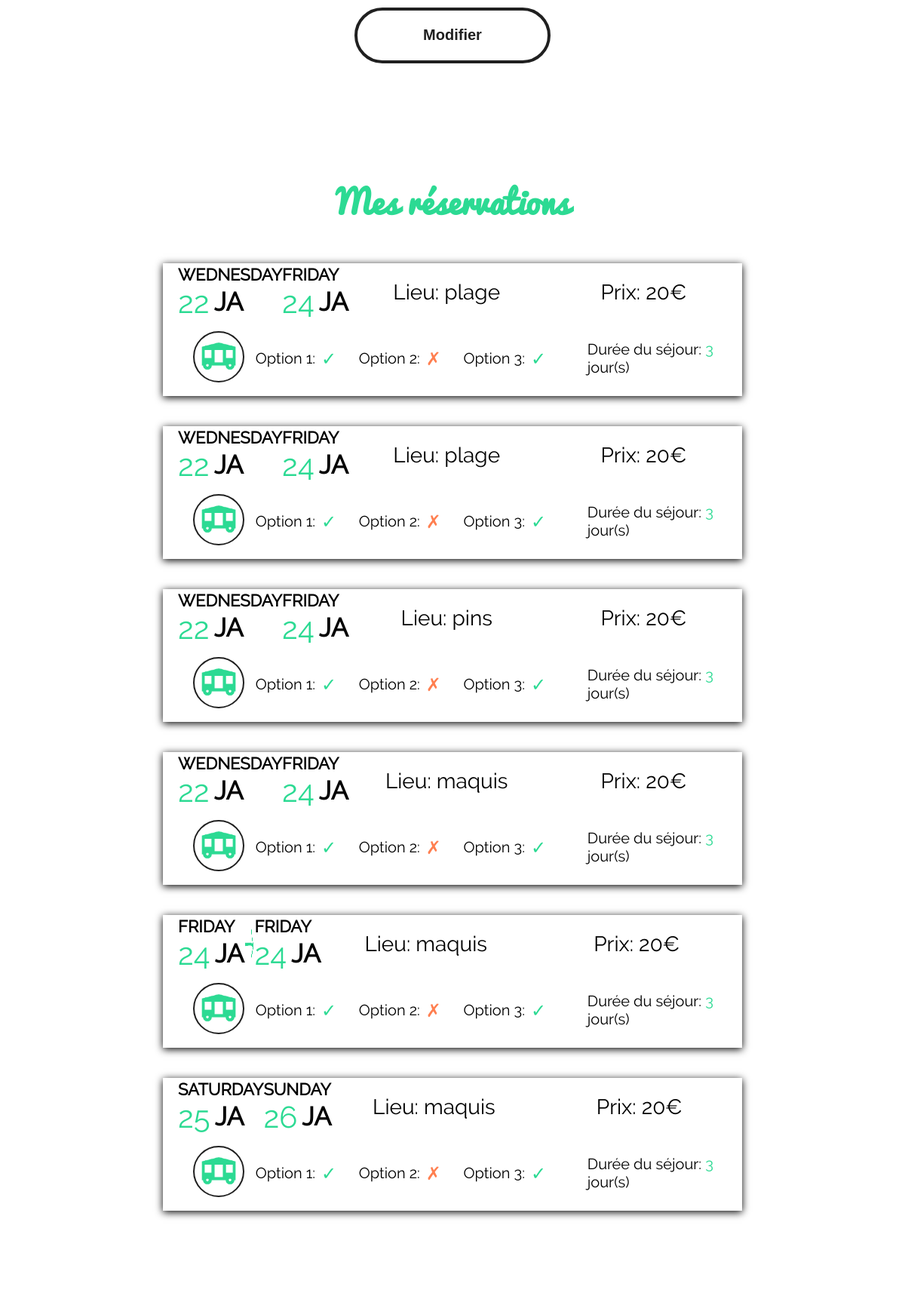
Page /profil.php (signed in, middle part) on the earlier database version.
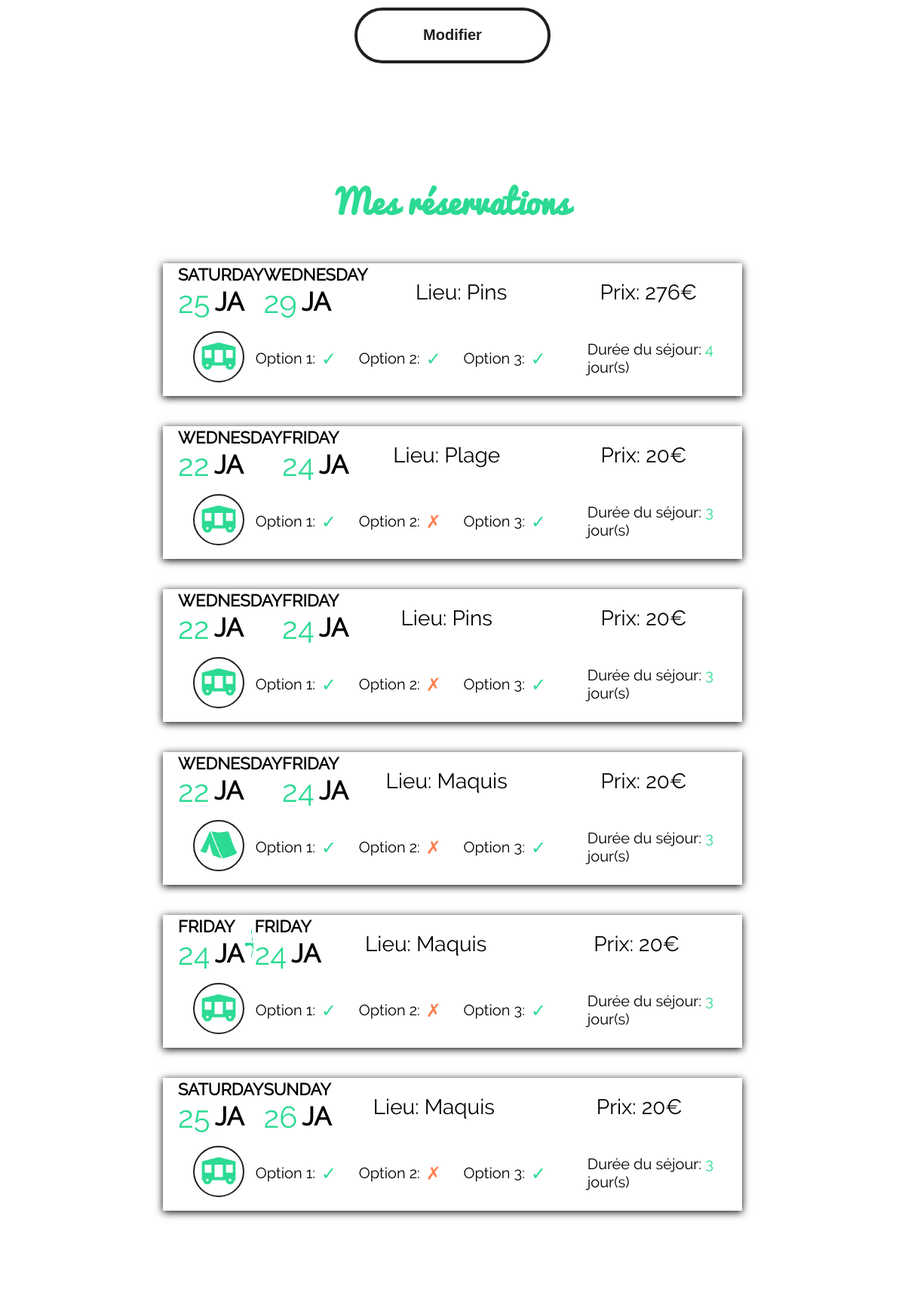
Same page on the later database version.
### tables this page shows
CREATE TABLE IF NOT EXISTS `reservations` (
  `id` int(11) NOT NULL AUTO_INCREMENT,
  `lieu` varchar(255) NOT NULL,
  `type` varchar(255) NOT NULL,
  `sejour` int(11) NOT NULL,
  `debut` datetime NOT NULL,
  `fin` datetime NOT NULL,
  `option1` int(11) NOT NULL,
  `option2` int(11) NOT NULL,
  `option3` int(11) NOT NULL,
  `prix` int(11) NOT NULL,
  `id_utilisateur` int(11) NOT NULL,
  PRIMARY KEY (`id`)
);

### profil.php (the view, shortened to what this page needs)
<!DOCTYPE html>
<html>
<head>
    <link rel="stylesheet" type="text/css" href="css/style.css">
</head>
<body>
    <main>
        <section class="cform">
            <?php
            if (isset($_SESSION['login']))
            {
                $connexion = mysqli_connect("localhost", "root", "", "camping");
                ?>
                <form class="form" action="profil.php" method="post">
                    <br>
                    <input type="submit" name="modifier" value="Modifier" />
                </form>
        </section>
        <section id="cres">
                <article><h1>Mes réservations</h1></article>
                <?php
                $requeteres = "SELECT reservations.id,lieu,type,sejour,debut,fin,option1,option2,option3,prix FROM reservations INNER JOIN utilisateurs ON reservations.id_utilisateur = utilisateurs.id WHERE login = '" . $_SESSION['login'] . "'";
                $queryres = mysqli_query($connexion, $requeteres);
                $resultatres = mysqli_fetch_all($queryres);
                foreach ( $resultatres as $key ) {
                    $reslieu = $key[1];
                    $restype = $key[2];
                    $ressejour = $key[3];
                    $resdebut = $key[4];
                    $resdebutjour = strtoupper(strftime("%A", strtotime($resdebut)));
                    $resdebutmois = strtoupper(strftime("%b", strtotime($resdebut)));
                    $resdebutmois = substr($resdebutmois,0,-1);
                    $resdebutmois = utf8_encode($resdebutmois);
                    $resdebutcjour = strtoupper(strftime("%d", strtotime($resdebut)));
                    $resfin = $key[5];
                    $resfinjour = strtoupper(strftime("%A", strtotime($resfin)));
                    $resfinmois = strtoupper(strftime("%b", strtotime($resfin)));
                    $resfinmois = substr($resfinmois,0,-1);
                    $resfinmois = utf8_encode($resfinmois);
                    $resfincjour = strtoupper(strftime("%d", strtotime($resfin)));
                    $resotpion1 = $key[6];
                    $resoption2 = $key[7];
                    $resotpion3 = $key[8];
                    $resprix = $key[9];
                ?>
                <a class="creslist">
                    <section class="restop">
                        <section class="cdateres">
                            <section class="blocdate">
                                <article class="blocdatetop">
                                    <p class="jour"><?php echo $resdebutjour;?></p>
                                </article>
                                <article class="blocdatebot">
                                    <p class="chiffrejour"><?php echo $resdebutcjour;?></p>
                                    <p class="mois"><?php echo $resdebutmois;?></p>
                                </article>
                            </section>
                            <article class="fleche">
                                <img id="imgfleche" src="img/fleche.png" alt="fleche">
                            </article>
                            <section class="blocdate">
                                <article class="blocdatetop">
                                    <p class="jour"><?php echo $resfinjour;?></p>
                                </article>
                                <article class="blocdatebot">
                                    <p class="chiffrejour"><?php echo $resfincjour;?></p>
                                    <p class="mois"><?php echo $resfinmois;?></p>
                                </article>
                            </section>
                        </section>
                        <article class="crestarif">
                            <p>Lieu: <?php echo $reslieu;?></p>
                        </article>
                        <article class="crestarif">
                            <p>Prix: <?php echo $resprix;?>€</p>
                        </article>
                    </section>
                    <section class="resbot">
                        <section class="cimgres">
                            <?php
                            if ( $restype == "Tente" ) {
                                echo "<img class=\"imgres\" src=\"img/tente.png\" alt=\"tente\">";
                            }
                            else {
                                echo "<img class=\"imgres\" src=\"img/mobilhome.png\" alt=\"mobilhome\">";
                            }
                            ?>
                        </section>
                        <section class="coptionsres">
                            <article>
                                <p>Option 1:</p>
                                <?php
                                if ( $resotpion1 == "1" ) {
                                    echo "<span class=\"green\">✓</span>";
                                }
                                else {
                                    echo "<span class=\"orange\">✗</span>";
                                }
                                ?>
                            </article>
                            <article>
                                <p>Option 2:</p>
                                <?php
                                if ( $resoption2 == "1" ) {
                                    echo "<span class=\"green\">✓</span>";
                                }
                                else {
                                    echo "<span class=\"orange\">✗</span>";
                                }
                                ?>
                            </article>
                            <article>
                                <p>Option 3:</p>
                                <?php
                                if ( $resotpion3 == "1" ) {
                                    echo "<span class=\"green\">✓</span>";
                                }
                                else {
                                    echo "<span class=\"orange\">✗</span>";
                                }
                                ?>
                            </article>
                        </section>
                        <article class="csejourres">
                            <p>Durée du séjour: <span class="green"><?php echo $ressejour; ?></span> jour(s)</p>
                        </article>
                    </section>
                </a>
                <?php
                }
?>
        </section>
<?php
    }
    else
    {
        ?>
            <p>Veuillez vous connecter pour accéder à votre page !</p>
        <?php
    }
?>
    </main>
</body>
</html>

### css/style.css (style rules this page uses)
body { margin: 0; }
main { top: 0; margin-top: -100px; z-index: 100; position: relative; }
a { color: unset; }
.green { color: #2cda93; }
.orange { color: coral; }
.form { display: flex; flex-direction: column; align-items: center; }
.cform { display: flex; flex-direction: column; justify-content: center; align-items: center; margin: 40px 0 100px 0; }
.form input[type="submit"] { height: 74px; width: 260px; display: flex; justify-content: center; align-items: center; text-decoration: none; border: 4px solid #202020; border-radius: 50px; color: #202020; font-size: 20px; font-family: Arial, Helvetica, sans-serif; font-weight: bold; background-color: white; }
#cres { display: flex; flex-direction: column; justify-content: center; align-items: center; margin: 40px 0 100px 0; }
#cres h1 { font-family: "Pacifico"; font-size: 44px; color: #2cda93; }
.creslist { height: 22vh; width: 64%; box-shadow: 0 2px 10px #000; margin-bottom: 40px; }
.restop { height: 44%; width: 100%; display: flex; flex-direction: row; font-family: "Raleway-Regular"; }
.restop p { margin: 0; }
.cdateres { height: 100%; display: flex; align-items: center; margin-left: 20px; }
.blocdate { height: 100%; display: flex; flex-direction: column; justify-content: center; }
.fleche { height: 100%; width: 18%; }
#imgfleche { height: 100%; width: 100%; }
.blocdatetop { width: 100%; display: flex; align-items: center; }
.blocdatebot { width: 100%; display: flex; align-items: center; }
.resbot { height: 56%; width: 100%; display: flex; align-items: center; }
.jour { font-size: 22px; font-weight: bold; }
.chiffrejour { font-size: 40px; color: #2cda93; }
.mois { font-size: 34px; font-weight: bold; padding-left: 6px; }
.crestarif { height: 100%; width: 60%; display: flex; justify-content: center; align-items: center; font-size: 28px; }
.imgres { height: 64px; width: 64px; background-color: white; border-radius: 50%; border: 2px solid #202020; }
.cimgres { margin-left: 40px; }
.coptionsres { display: flex; width: 60%; justify-content: space-around; font-family: "Raleway-Regular"; }
.coptionsres article { display: flex; align-items: center; }
.coptionsres article p { margin: 0; font-size: 20px; }
.coptionsres article span { margin-left: 8px; font-size: 24px; }
.csejourres { margin-left: 40px; }
.csejourres p { font-size: 20px; font-family: "Raleway-Regular"; }
a { text-decoration: none; }

Differences in the rows shown:
changed reservations (number 1 of 6 on the later page): debut "WEDNESDAY" → "SATURDAY"; debut "22" → "25"; fin "FRIDAY" → "WEDNESDAY"; fin "24" → "29"; lieu "plage" → "Pins"; prix "20" → "276"; sejour "3" → "4"; option2 "✗" → "✓"
changed reservations: lieu "plage" → "Plage"
changed reservations (number 3 of 6 on the later page): lieu "pins" → "Pins"
changed reservations (number 4 of 6 on the later page): lieu "maquis" → "Maquis"; type: picture added; type: picture removed
changed reservations (number 5 of 6 on the later page): lieu "maquis" → "Maquis"
changed reservations "SUNDAY": lieu "maquis" → "Maquis"
